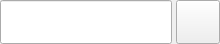
<?xml version="1.0" encoding="UTF-8"?>
<ui version="4.0">
 <class>fairwindsk::ui::widgets::TouchComboBox</class>
 <widget class="QWidget" name="fairwindsk::ui::widgets::TouchComboBox">
  <property name="geometry">
   <rect>
    <x>0</x>
    <y>0</y>
    <width>220</width>
    <height>44</height>
   </rect>
  </property>
  <layout class="QHBoxLayout" name="horizontalLayout">
   <property name="leftMargin">
    <number>0</number>
   </property>
   <property name="topMargin">
    <number>0</number>
   </property>
   <property name="rightMargin">
    <number>0</number>
   </property>
   <property name="bottomMargin">
    <number>0</number>
   </property>
   <property name="spacing">
    <number>4</number>
   </property>
   <item>
    <widget class="QLineEdit" name="lineEditValue">
     <property name="minimumSize">
      <size>
       <width>0</width>
       <height>44</height>
      </size>
     </property>
     <property name="readOnly">
      <bool>true</bool>
     </property>
     <property name="alignment">
      <set>Qt::AlignLeft|Qt::AlignVCenter</set>
     </property>
    </widget>
   </item>
   <item>
    <widget class="QPushButton" name="pushButtonPopup">
     <property name="minimumSize">
      <size>
       <width>44</width>
       <height>44</height>
      </size>
     </property>
     <property name="text">
      <string/>
     </property>
     <property name="icon">
      <iconset resource="../../resources.qrc">
       <normaloff>:/resources/svg/OpenBridge/combobox-open.svg</normaloff>:/resources/svg/OpenBridge/combobox-open.svg</iconset>
     </property>
     <property name="iconSize">
      <size>
       <width>22</width>
       <height>22</height>
      </size>
     </property>
    </widget>
   </item>
  </layout>
 </widget>
 <resources>
  <include location="../../resources.qrc"/>
 </resources>
 <connections/>
</ui>
